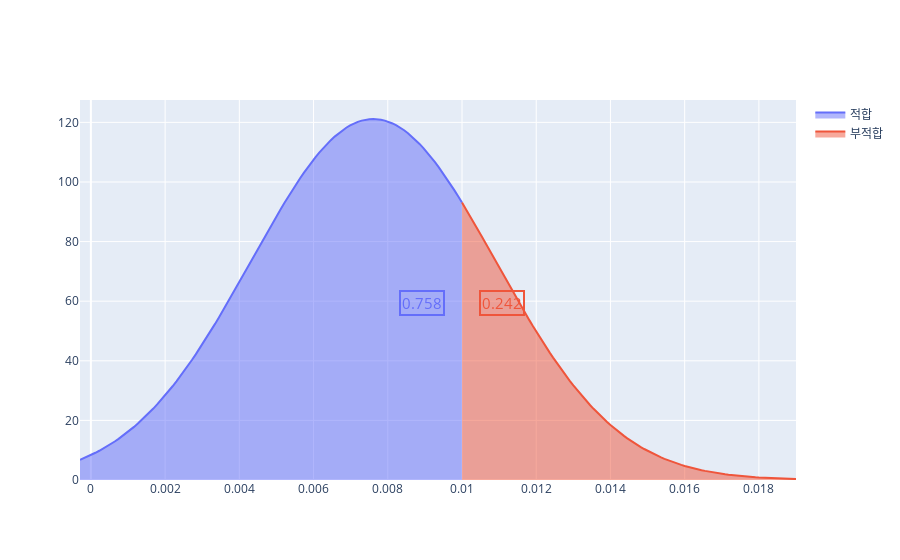

Notebook code cell kept with this figure:
### Markdown cell above
### 부산광역시 이산화질소 누적확률 구하기

### Code cell
busan_no2 = df_no2[df_no2['구분(2)']=='부산광역시'].loc[2,'2021.07']
no2_pro = cal_norm(mean,std,min,max,busan_no2)
